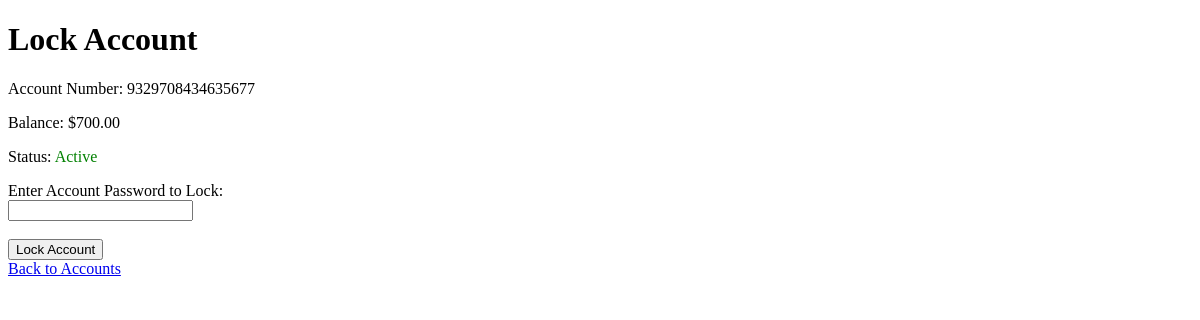
Page /account/1/lock/ (signed in) on the earlier database version.
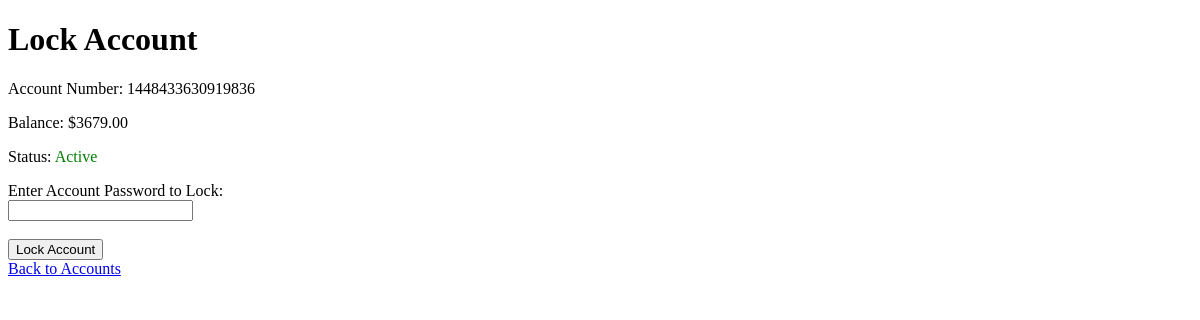
Same page on the later database version.
### accounts/models.py (models this page shows, shortened)
class Account(models.Model):
    ACCOUNT_TYPE = [
        ('Checking', 'Checking'),
        ('Saving', 'Saving'),
        ('Credit Card', 'Credit Card'),
    ]
    user = models.ForeignKey(
        settings.AUTH_USER_MODEL,
        on_delete=models.CASCADE,
        related_name="accounts",
        verbose_name="User",
    )
    account_type = models.CharField(
        max_length=20,
        choices=ACCOUNT_TYPE,
        verbose_name="Account Type",
    )
    account_number = models.CharField(
        max_length=16,
        unique=True,
        editable=False,
        verbose_name="Account Number"
    )
    account_password = models.CharField(
        max_length=128,
        verbose_name="Account Password",
        help_text="Password for this account. It is separate from your login password.",
    )
    balance = models.DecimalField(
        max_digits=10,
        decimal_places=2,
        default=0.00,
        verbose_name="Balance",
    )
    created_at = models.DateTimeField(
        auto_now_add=True,
        verbose_name="Created At",
    )
    is_locked = models.BooleanField(default=False)
    class Meta:
        verbose_name = "Account"

### accounts/views.py (the view, shortened to what this page needs)
# urls.py: path('account/<int:account_id>/lock/', views.account_lock, name='account_lock'),
def account_lock(request, account_id):
    account = get_object_or_404(Account, id=account_id, user=request.user)
    return render(request, 'accounts/lock.html', {'account': account})

### templates/accounts/lock.html (shortened to what this page needs)
<!DOCTYPE html>
<html>
<head>
</head>
<body>
    <h1>{% if account.is_locked %}Unlock{% else %}Lock{% endif %} Account</h1>
    <p>Account Number: {{ account.account_number }}</p>
    <p>Balance: ${{ account.balance }}</p>
    <p>Status: {% if account.is_locked %}<span style="color: red;">Locked</span>{% else %}<span style="color: green;">Active</span>{% endif %}</p>
    <form method="post">
        <label for="account_password">Enter Account Password to {% if account.is_locked %}Unlock{% else %}Lock{% endif %}:</label><br>
        <input type="password" name="account_password" id="account_password" required><br><br>
        <button type="submit">{% if account.is_locked %}Unlock{% else %}Lock{% endif %} Account</button>
    </form>
    <a href="{% url 'account_list' %}">Back to Accounts</a>
</body>
</html>

Differences in the rows shown:
changed Account: account_number "9329708434635677" → "1448433630919836"; balance "700.00" → "3679.00"
